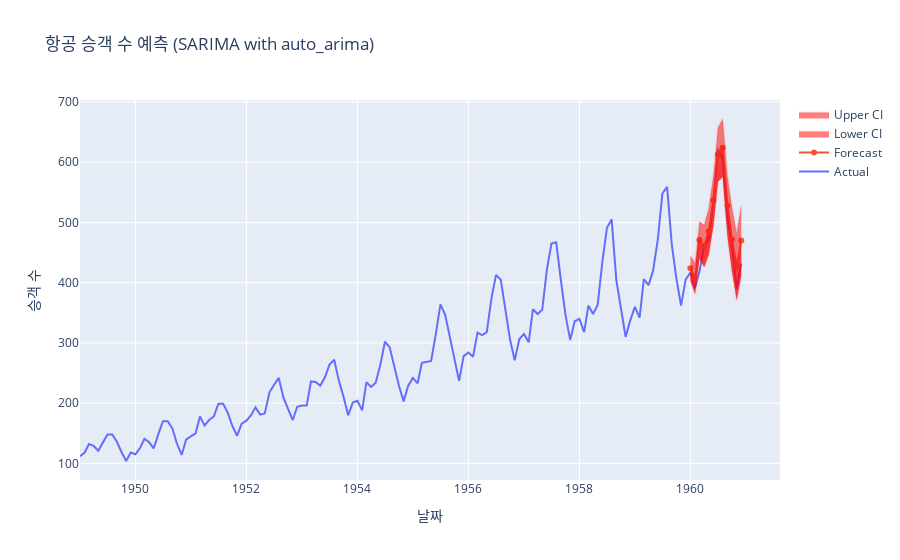

Notebook cell for this chart:
### Markdown cell above
#### auto_arima 결과 해석

1. 모델 탐색 과정
   - `auto_arima`는 다양한 SARIMA 모델을 시도하여 AIC(Akaike Information Criterion) 값이 가장 낮은 모델을 찾습니다
   - 총 12개의 모델을 시도했으며, 그 중 **ARIMA(1,1,0)(0,1,0)[12]** 모델이 AIC=899.902로 가장 좋은 성능을 보였습니다

2. 최적 모델: SARIMA(1,1,0)(0,1,0)[12]
   - **p=1, d=1, q=0**: 비계절성 부분에서 AR(1) 모델, 1차 차분 적용
   - **P=0, D=1, Q=0**: 계절성 부분에서는 1차 계절 차분만 적용
   - **계절 주기 = 12**: 월별 데이터의 연간 계절성

3. 모델 계수 해석
   - **ar.L1 = -0.2431**: AR(1) 계수로, 이전 시점의 값이 현재 값에 음의 영향을 미침
   - **sigma2 = 108.8757**: 오차항의 분산

4. 모델 진단
   - **Ljung-Box 검정 (Q=0.02, p=0.89)**: 잔차에 자기상관이 없음을 의미 (좋은 결과)
   - **Jarque-Bera 검정 (JB=0.57, p=0.75)**: 잔차가 정규분포를 따름을 의미 (좋은 결과)
   - **이분산성 검정 (H=1.47, p=0.23)**: 등분산성 가정을 만족함 (좋은 결과)

이 모델은 통계적으로 적절하며 항공 승객 데이터의 패턴을 잘 포착하고 있습니다.

### Code cell
# 테스트 데이터에 대한 예측
n_periods = 12
forecast_auto, conf_int = sarima_model.predict(n_periods=n_periods, return_conf_int=True)

# 예측 결과 시각화
forecast_index = pd.date_range(start=train_auto.index[-1] + pd.DateOffset(months=1), periods=n_periods, freq='MS')

fig = go.Figure()
fig.add_trace(go.Scatter(x=df.index, y=df['Passengers'], name='Actual'))
fig.add_trace(go.Scatter(x=forecast_index, y=forecast_auto, name='Forecast'))

# 신뢰구간 추가
fig.add_trace(go.Scatter(x=forecast_index, y=conf_int[:, 0], fill='tonexty',
                         mode='lines', line_color='rgba(255,0,0,0.1)', name='Lower CI'))
fig.add_trace(go.Scatter(x=forecast_index, y=conf_int[:, 1], fill='tonexty',
                         mode='lines', line_color='rgba(255,0,0,0.1)', name='Upper CI'))

fig.update_layout(title='항공 승객 수 예측 (SARIMA with auto_arima)', xaxis_title='날짜', yaxis_title='승객 수')
fig.show()

### Figure 1 — Plotly figure (JSON) as saved in the notebook; plotly's stock layout.template omitted (floating-point values rounded to 4 significant figures; data arrays with more than 128 entries replaced by an {"elided": "..."} marker saying what was removed)
{"data": [{"name": "Actual", "type": "scatter", "x": {"elided": "144 str values"}, "y": {"elided": "144 int values"}}, {"name": "Forecast", "type": "scatter", "x": ["1960-01-01T00:00:00.000000000", "1960-02-01T00:00:00.000000000", "1960-03-01T00:00:00.000000000", "1960-04-01T00:00:00.000000000", "1960-05-01T00:00:00.000000000", "1960-06-01T00:00:00.000000000", "1960-07-01T00:00:00.000000000", "1960-08-01T00:00:00.000000000", "1960-09-01T00:00:00.000000000", "1960-10-01T00:00:00.000000000", "1960-11-01T00:00:00.000000000", "1960-12-01T00:00:00.000000000"], "y": [424.1, 407.1, 470.8, 460.9, 484.9, 536.9, 612.9, 623.9, 527.9, 471.9, 426.9, 469.9]}, {"fill": "tonexty", "line": {"color": "rgba(255,0,0,0.1)"}, "mode": "lines", "name": "Lower CI", "type": "scatter", "x": ["1960-01-01T00:00:00.000000000", "1960-02-01T00:00:00.000000000", "1960-03-01T00:00:00.000000000", "1960-04-01T00:00:00.000000000", "1960-05-01T00:00:00.000000000", "1960-06-01T00:00:00.000000000", "1960-07-01T00:00:00.000000000", "1960-08-01T00:00:00.000000000", "1960-09-01T00:00:00.000000000", "1960-10-01T00:00:00.000000000", "1960-11-01T00:00:00.000000000", "1960-12-01T00:00:00.000000000"], "y": [403.7, 381.4, 440.2, 426.2, 446.4, 495.1, 568.0, 576.0, 477.3, 418.7, 371.2, 411.8]}, {"fill": "tonexty", "line": {"color": "rgba(255,0,0,0.1)"}, "mode": "lines", "name": "Upper CI", "type": "scatter", "x": ["1960-01-01T00:00:00.000000000", "1960-02-01T00:00:00.000000000", "1960-03-01T00:00:00.000000000", "1960-04-01T00:00:00.000000000", "1960-05-01T00:00:00.000000000", "1960-06-01T00:00:00.000000000", "1960-07-01T00:00:00.000000000", "1960-08-01T00:00:00.000000000", "1960-09-01T00:00:00.000000000", "1960-10-01T00:00:00.000000000", "1960-11-01T00:00:00.000000000", "1960-12-01T00:00:00.000000000"], "y": [444.6, 432.7, 501.4, 495.6, 523.3, 578.7, 657.8, 671.7, 578.5, 525.1, 482.5, 527.9]}], "layout": {"title": {"text": "항공 승객 수 예측 (SARIMA with auto_arima)"}, "xaxis": {"title": {"text": "날짜"}}, "yaxis": {"title": {"text": "승객 수"}}}}
